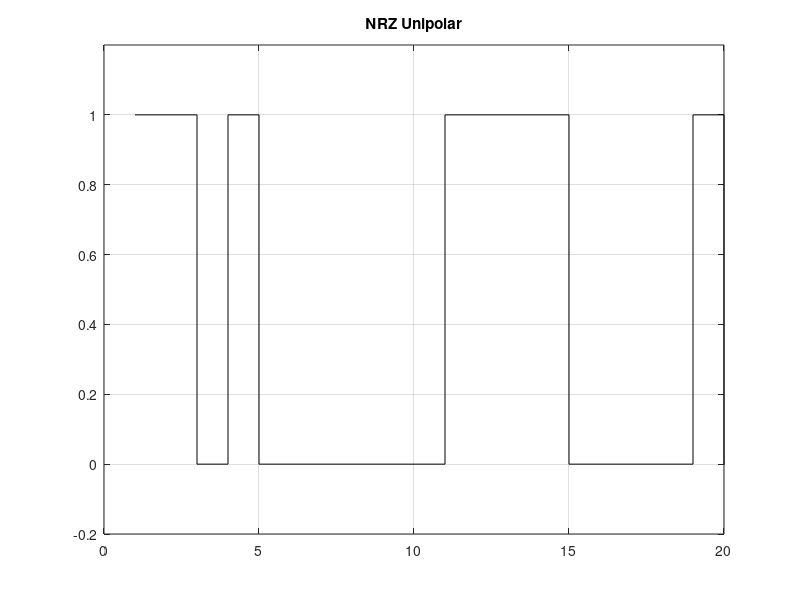
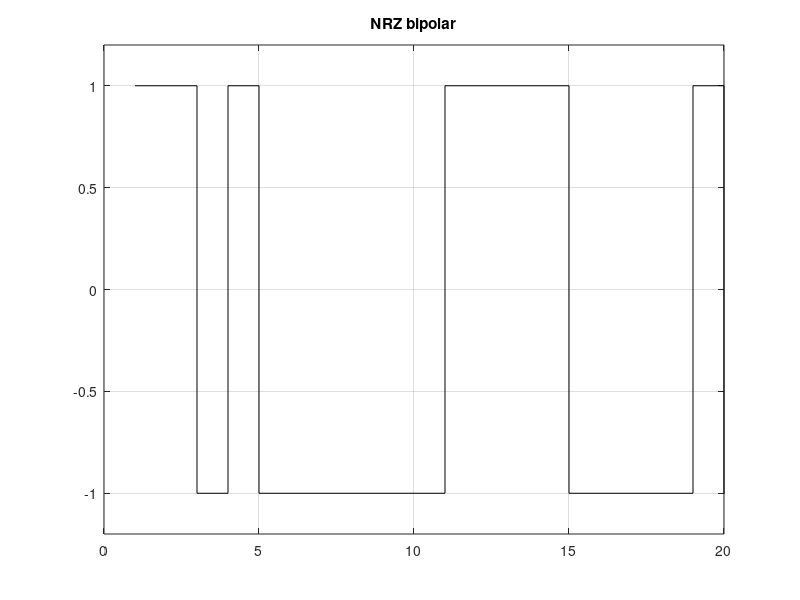
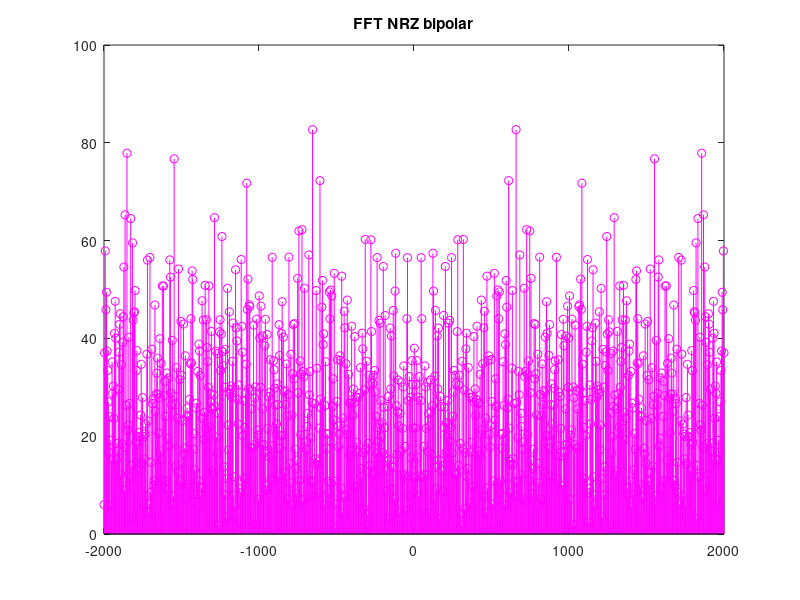
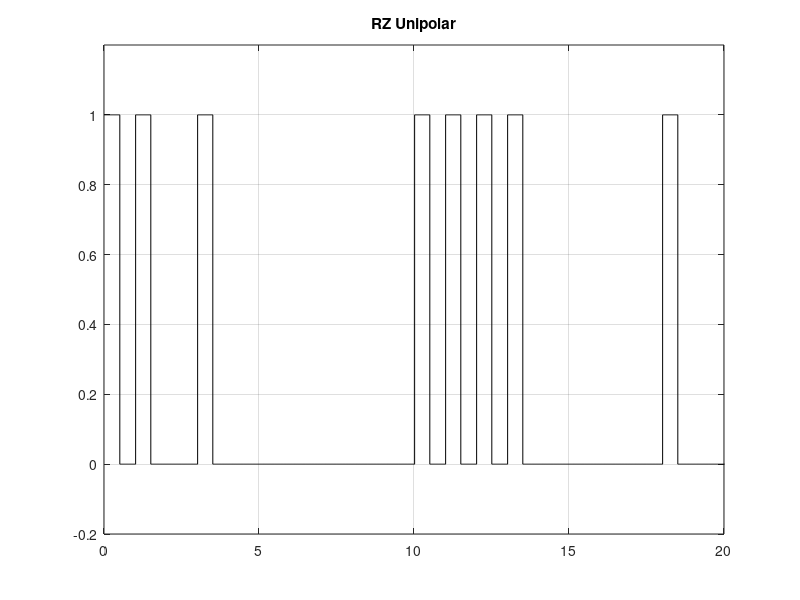

The MATLAB script that drew these images, in order:
clear all
clc

%Laboratorio de Sistemas de Comunicaciones - Andy Paulo Ramírez- - 1087586
%Práctica 3 :  Códigos de línea 

%% Creando vector de valores binarios aleatorios (señal de información)

x = randi([0 1],1000,1);

%% Codigo de linea NON RETURN ZERO UNIPOLAR 

stairs(x,'k')
title('NRZ Unipolar')
grid
xlim([0 20]);
ylim([-0.2 1.2]);

% FFT NRZ unipolar

Fs = 4000;
L1=length(x);
F1= linspace(0,Fs,L1)-(Fs/2);

figure
stem(F1,abs(fftshift(fft(x))),'m');
title('FFT NRZ unipolar');
xlim([-2000 2000])

%% Codigo de linea NON RETURN ZERO BIPOLAR

y = [];
for j = 1:1000
    if(x(j) == 1)
        y(j) = 1;
    end
    if(x(j) == 0)
        y(j) = -1;
    end
end

stairs(y,'k')
title('NRZ bipolar')
grid
xlim([0 20]);
ylim([-1.2 1.2]);

% FFT NRZ bipolar
L2 = length(y);
F2= linspace(0,Fs,L2)-(Fs/2);

figure
stem(F2,abs(fftshift(fft(y))),'m');
title('FFT NRZ bipolar');
xlim([-2000 2000])

%% Codigo de linea RETURN ZERO UNIPOLAR

t = 0:0.01:length(y);
t1 = 0;
t2 = 0.5;
i = 1;
for j = 1:length(t)
    if((t(j) >= t1) && (t(j)<= t2))
        w(j) = x(i);
    elseif((t(j)> t2) && (t(j) <= i))
        w(j) = 0;
    else
        i = i + 1;
        t1 = t1 + 1;
        t2 = t2 + 1;
    end
end

figure
stairs(t,w,'k')
grid
title('RZ Unipolar')
xlim([0 20]);
ylim([-0.2 1.2]);

% FFT RZ unipolar

L3 = length(w);
F3 = linspace(0,Fs,L3)- Fs/2;

figure
stem(F3,abs(fftshift(fft(w))),'m')
title('FFT RZ unipolar')
xlim([-2000 2000])

%% Codigo de linea RETURN ZERO BIPOLAR 

i = 1;
t = 0:0.01:length(x);

t1 = 0;
t2 = 0.5;

for j = 1:length(t)
    if((t(j) >= t1) && (t(j)<= t2))
        z(j) = y(i);
    elseif( (t(j)> t2) && (t(j) <= i))
        z(j) = 0;
    else
        i = i + 1;
        t1 = t1 + 1;
        t2 = t2 + 1;
    end
end

figure
stairs(t,z,'k')
grid
title('RZ bipolar')
xlim([0 20]);
ylim([-1.2 1.2]);

% FFT RZ bipolar

L4 = length(z);
F4 = linspace(0,Fs,L4)- Fs/2;

figure
stem(F4,abs(fftshift(fft(z))),'m')
title('FFT RZ bipolar')
xlim([-2000 2000])

%% Codigo de linea MANCHESTER IEEE 802.3

i = 1;

t = 0:0.01:length(y);
t1 = 0;
t2 = 0.5;

for j = 1:length(t)
    if ((t(j) >= t1) && (t(j) <= t2))
        k(j) = -y(i);

    elseif ( (t(j) > t2) &&(t(j) <= i))
        k(j) = y(i);
    else
        i = i + 1;
        t1 = t1 + 1;
        t2 = t2 + 1;
    end
end

for j = 1:length(k)
    if k(j) == 0
        k(j) = k(j-1);
    end
end

figure
stairs(t,k,'k')
grid
title('Manchester IEEE')
xlim([0 10]);
ylim([-1.2 1.2]);

% FFT Manchester IEEE 802.3

Fs = 4000;

L5 = length(k);
F5 = linspace(0,Fs,L5)- Fs/2;

figure
stem(F5,abs(fftshift(fft(k))),'m')
title('FFT Manchester IEEE')
xlim([-2000 2000])


%% Codigo de linea AMI 

n = 0;
for j = 1:1000
    if y(j) == 1
        n = n + 1;
        if mod(n,2) == 0
            p(j) = -y(j);
        else
            p(j) = y(j);
        end

    end
    if y(j) == 0
        p(j) = 0;
    end
end

figure
stairs(p,'k')
grid
title('AMI')
xlim([0 20]);
ylim([-1.6 1.6]);

% Espectro del AMI.

L6 = length(p);
F6 = linspace(0,Fs,L6)- Fs/2;

figure
stem(F6,abs(fftshift(fft(p))),'m')
title('FFT AMI')
xlim([-2000 2000])





